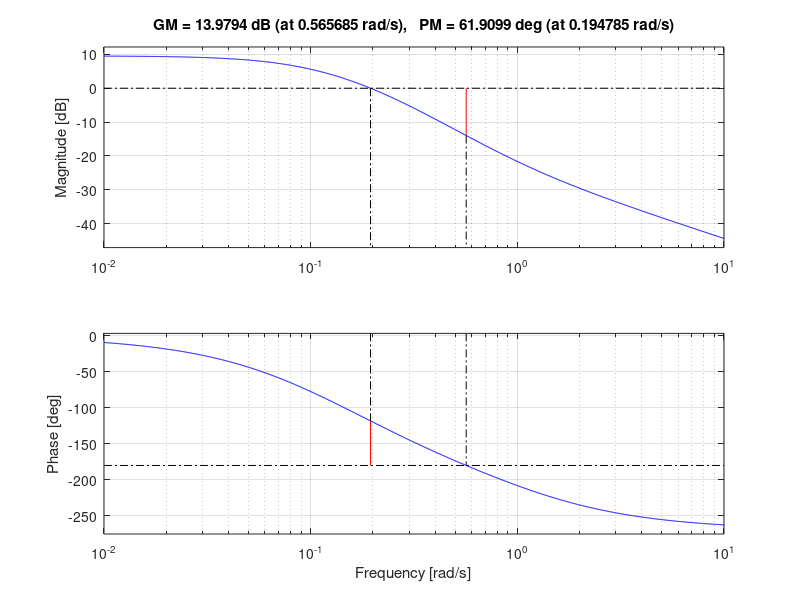

Here is the MATLAB script that generated this plot: (Note: this script raises an error after producing the figure.)
clear all
close all
clc

s=tf('s');
B=3*(1-s);
A=(5*s+1)*(10*s+1);
G=B/A;
margin(G);

beta=0.51; %10(+8 degrees for lag) degrees more margin since G has 20 degrees Pm at wc
beta2=0.23; %for 30(+8 degrees for lag) degrees more margin since G has 20 degrees Pm at wc
wc=0.4; % 0.4 rad/s
tau_d=1/(wc*sqrt(beta2));
tau_i=10/wc;
gamma=0;
F_lead=(tau_d*s+1)/(beta2*tau_d*s+1);
F_lag=(tau_i*s+1)/(tau_i*s+gamma);
F_temp=F_lead*F_lag;
K=sqrt(beta2)/abs(evalfr(G,i*wc));
F=K*F_temp;
Go=F*G;
figure
margin(Go);
Gc=(Go)/(1+(Go));
wb=bandwidth(Gc);
figure
margin(Gc);
Mt=20*log10(getPeakGain(Gc));
stepinfo(Gc)
step(Gc)
